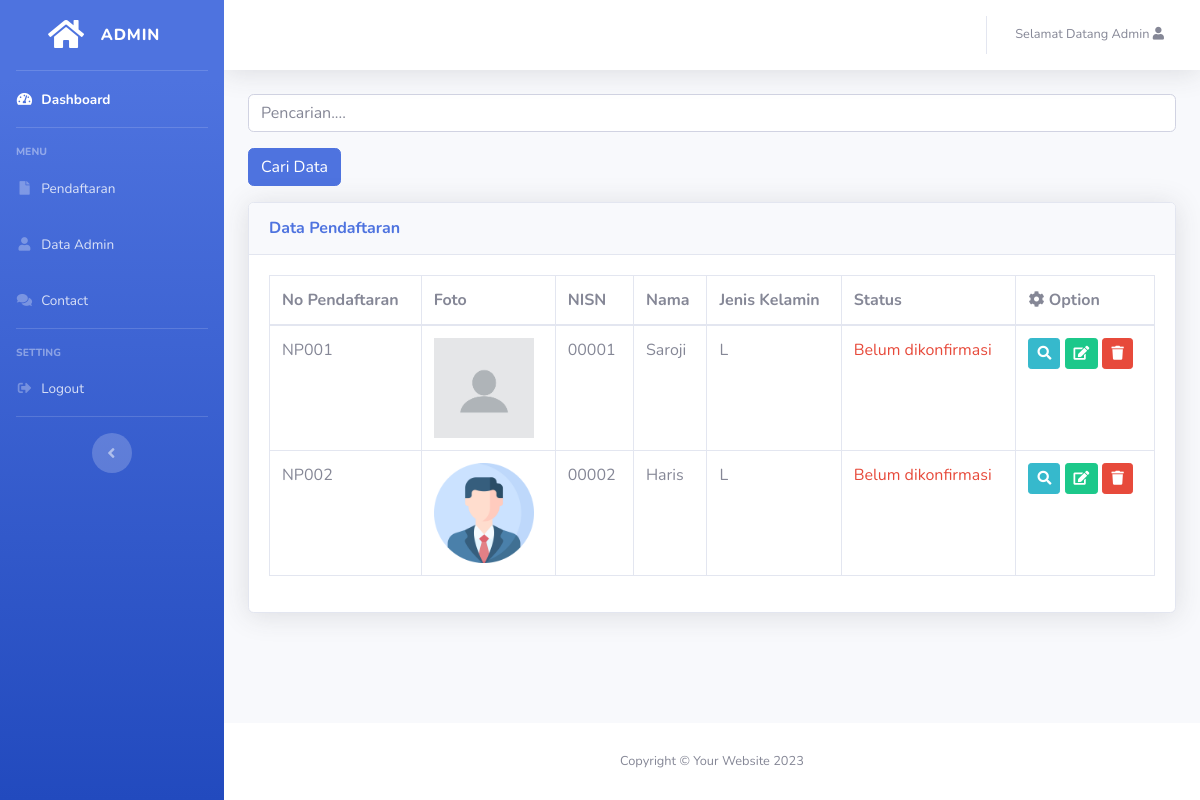
Screenshot of /admin/data-pendaftaran.php (signed in) with the database file from the repository.
### tables this page shows
CREATE TABLE `pendaftaran` (
  `no_pendaftaran` varchar(20) NOT NULL,
  `nisn` varchar(50) NOT NULL,
  `no_kk` varchar(50) NOT NULL,
  `no_kip` varchar(50) NOT NULL,
  `nama` varchar(100) NOT NULL,
  `jk` varchar(10) NOT NULL,
  `tempatlahir` varchar(30) NOT NULL,
  `tanggal` varchar(30) NOT NULL,
  `bulan` varchar(30) NOT NULL,
  `tahun` varchar(30) NOT NULL,
  `agama` varchar(30) NOT NULL,
  `statuskeluarga` varchar(30) NOT NULL,
  `alamat` text NOT NULL,
  `nama_ayah` varchar(100) NOT NULL,
  `nama_ibu` varchar(100) NOT NULL,
  `nama_wali` varchar(100) NOT NULL,
  `anak_ke` int(10) NOT NULL,
  `no_hp` varchar(20) NOT NULL,
  `password` text NOT NULL,
  `tanggal_daftar` varchar(20) NOT NULL,
  `status_diterima` varchar(10) NOT NULL,
  `foto_siswa` text NOT NULL
);

### admin/data-pendaftaran.php (the view, shortened to what this page needs)
<?php
include '../koneksi.php';
?>
<!DOCTYPE html>
<html lang="en">
<?php include 'include/head.php'; ?>
<body id="page-top">
    <div id="wrapper">
        <?php include 'include/sidebar.php'; ?>
        <div id="content-wrapper" class="d-flex flex-column">
            <div id="content">
                <?php include 'include/navbar.php'; ?>
                <div class="container-fluid">
                    <form action="" method="GET">
                        <input type="text" class="form-control mb-3" name="cari" placeholder="Pencarian....">
                        <input type="submit" class="btn btn-primary mb-3" value="Cari Data">
                    </form>
                    <div class="card shadow mb-4">
                        <div class="card-header py-3">
                            <h6 class="m-0 font-weight-bold text-primary">Data Pendaftaran</h6>
                        </div>
                        <div class="card-body">
                            <div class="table-responsive">
                                <table class="table table-bordered" id="dataTable" width="100%" cellspacing="0">
                                    <thead>
                                        <tr>
                                            <th>No Pendaftaran</th>
                                            <th>Foto</th>
                                            <th>NISN</th>
                                            <th>Nama</th>
                                            <th>Jenis Kelamin</th>
                                            <th>Status</th>
                                            <th><i class="fa fa-cog"></i> Option</th>
                                        </tr>
                                    </thead>
                                    <tbody>
                                        <?php
                                        if (isset($_GET['cari'])) {
                                            $cari = $_GET['cari'];
                                            $sql = mysqli_query($koneksi, "SELECT * FROM pendaftaran WHERE no_pendaftaran LIKE '%".$cari."%' OR nisn LIKE '%".$cari."%' OR nama LIKE '%".$cari."%'");
                                        } else {
                                            $sql = mysqli_query($koneksi, "SELECT * FROM pendaftaran");
                                        }
                                        while($row = mysqli_fetch_array($sql, MYSQLI_ASSOC)) {
                                        ?>
                                        <tr>
                                            <td><?= $row['no_pendaftaran']; ?></td>
                                            <td><img src="../foto-siswa/<?= $row['foto_siswa']; ?>" alt="foto-siswa" width="100px"></td>
                                            <td><?= $row['nisn']; ?></td>
                                            <td><?= $row['nama']; ?></td>
                                            <td><?= $row['jk']; ?></td>
                                            <?php
                                            if ($row['status_diterima'] == 'Y') {
                                                $text = '<p class="text-success">Sudah dikonfirmasi</p>';
                                            } elseif ($row['status_diterima'] == 'N') {
                                                $text = '<p class="text-danger">Belum dikonfirmasi</p>';
                                            }
                                            ?>
                                            <td><?= $text; ?></td>
                                            <td>
                                                <a href="detail-pendaftaran.php?no_pendaftaran=<?= $row['no_pendaftaran']; ?>" class="btn btn-info btn-sm"><i class="fa fa-search"></i></a>
                                                <a href="edit-pendaftaran.php?no_pendaftaran=<?= $row['no_pendaftaran']; ?>" class="btn btn-success btn-sm"><i class="fa fa-edit"></i></a>
                                                <a href="hapus-pendaftar.php?no_pendaftaran=<?= $row['no_pendaftaran']; ?>" class="btn btn-danger btn-sm"><i class="fa fa-trash"></i></a>
                                            </td>
                                        </tr>
                                        <?php } ?>
                                    </tbody>
                                </table>
                            </div>
                        </div>
                    </div>
                </div>
            </div>
            <?php include 'include/footer.php'; ?>
        </div>
    </div>
</body>
</html>

### admin/include/head.php (shortened to what this page needs)
<head>
    <link href="assets/vendor/fontawesome-free/css/all.min.css" rel="stylesheet" type="text/css">
    <link href="assets/css/sb-admin-2.min.css" rel="stylesheet">
</head>

### admin/include/sidebar.php
<ul class="navbar-nav bg-gradient-primary sidebar sidebar-dark accordion" id="accordionSidebar">
            <a class="sidebar-brand d-flex align-items-center justify-content-center" href="index.php">
                <div class="sidebar-brand-icon">
                    <i class="fas fa-home"></i>
                </div>
                <div class="sidebar-brand-text mx-3">ADMIN</div>
            </a>
            <hr class="sidebar-divider my-0">
            <li class="nav-item active">
                <a class="nav-link" href="index.php">
                    <i class="fas fa-fw fa-tachometer-alt"></i>
                    <span>Dashboard</span></a>
            </li>
            <hr class="sidebar-divider">
            <div class="sidebar-heading">
                Menu
            </div>
            <li class="nav-item">
                <a class="nav-link" href="data-pendaftaran.php">
                    <i class="fas fa-fw fa-file"></i>
                    <span>Pendaftaran</span></a>
            </li>
            <li class="nav-item">
                <a class="nav-link" href="data-admin.php">
                    <i class="fas fa-fw fa-user"></i>
                    <span>Data Admin</span></a>
            </li>
            <li class="nav-item">
                <a class="nav-link" href="data-contact.php">
                    <i class="fas fa-fw fa-comments"></i>
                    <span>Contact</span></a>
            </li>
            <hr class="sidebar-divider">
            <div class="sidebar-heading">
                Setting
            </div>
            <li class="nav-item">
                <a class="nav-link" href="logout.php">
                    <i class="fas fa-fw fa-sign-out-alt"></i>
                    <span>Logout</span></a>
            </li>
            <hr class="sidebar-divider d-none d-md-block">
            <div class="text-center d-none d-md-inline">
                <button class="rounded-circle border-0" id="sidebarToggle"></button>
            </div>
        </ul>

### admin/include/navbar.php (shortened to what this page needs)
<nav class="navbar navbar-expand navbar-light bg-white topbar mb-4 static-top shadow">
    <ul class="navbar-nav ml-auto">
        <li class="nav-item dropdown no-arrow">
            <a class="nav-link dropdown-toggle" href="" role="button">
                <span class="mr-2 d-none d-lg-inline text-gray-600 small">Selamat Datang <?= $_SESSION['admin']['nama_depan']; ?> <i class="fa fa-user"></i></span>
            </a>
        </li>
    </ul>
</nav>

### admin/include/footer.php
<footer class="sticky-footer bg-white">
    <div class="container my-auto">
        <div class="copyright text-center my-auto">
            <span>Copyright &copy; Your Website 2023</span>
        </div>
    </div>
</footer>

### rows the page displays
pendaftaran: no_pendaftaran "NP001", foto_siswa (picture), nisn "00001", nama "Saroji", jk "L", status_diterima "Belum dikonfirmasi"
pendaftaran: no_pendaftaran "NP002", foto_siswa (picture), nisn "00002", nama "Haris", jk "L", status_diterima "Belum dikonfirmasi"

### other values shown
$_SESSION['admin']['nama_depan'] "Admin"
